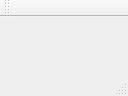
<?xml version="1.0" encoding="UTF-8"?>
<ui version="4.0">
 <class>MainWindow</class>
 <widget class="QMainWindow" name="MainWindow">
  <property name="windowModality">
   <enum>Qt::NonModal</enum>
  </property>
  <property name="enabled">
   <bool>true</bool>
  </property>
  <property name="geometry">
   <rect>
    <x>0</x>
    <y>0</y>
    <width>128</width>
    <height>96</height>
   </rect>
  </property>
  <property name="maximumSize">
   <size>
    <width>128</width>
    <height>96</height>
   </size>
  </property>
  <property name="windowTitle">
   <string>MainWindow</string>
  </property>
  <property name="layoutDirection">
   <enum>Qt::LeftToRight</enum>
  </property>
  <widget class="QWidget" name="centralWidget"/>
  <widget class="QMenuBar" name="menuBar">
   <property name="geometry">
    <rect>
     <x>0</x>
     <y>0</y>
     <width>128</width>
     <height>21</height>
    </rect>
   </property>
  </widget>
  <widget class="QToolBar" name="mainToolBar">
   <attribute name="toolBarArea">
    <enum>TopToolBarArea</enum>
   </attribute>
   <attribute name="toolBarBreak">
    <bool>false</bool>
   </attribute>
  </widget>
  <widget class="QStatusBar" name="statusBar"/>
 </widget>
 <layoutdefault spacing="6" margin="11"/>
 <resources/>
 <connections/>
</ui>
